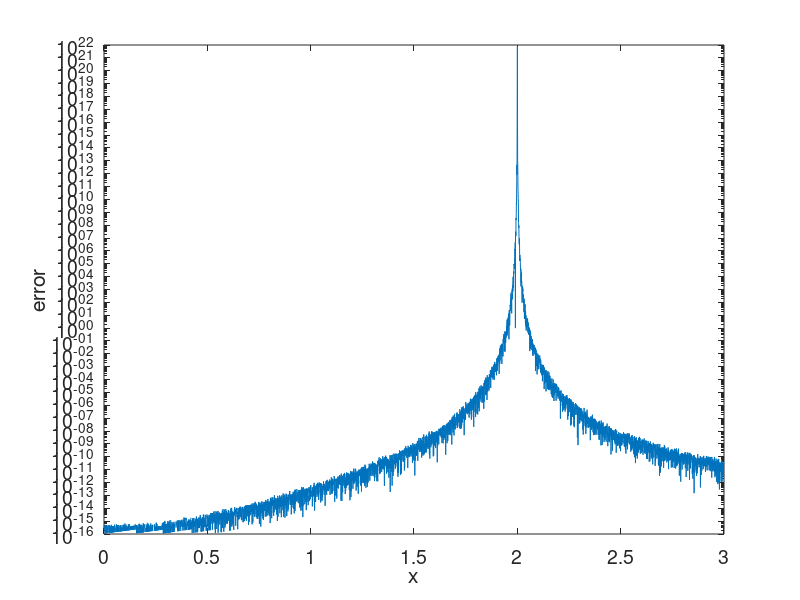

MATLAB code for this plot:
% MACM 316 - Failure of nested forms demo
% Description: Computes the error in evaluating the polynomial p(x) = (x-2)^9
% from its coefficients using polyval
% Instructor: Ben Adcock

a = [1 -18 144 -672 2016 -4032 5376 -4608 2304 -512]; % Vector of coefficients of p(x)
xvalues = linspace(0,3,5000); % Define a linearly-spaced set of points between x = 0 and x = 3
err = []; % Initialize an error array

% Loop over the x values and compute the error of polyval
for x = xvalues
    
    
    eval1 = (x-2)^9; % Evaluate p(x) directly
    eval2 = polyval(a,x); % Evaluate p(x) from its coefficients a using polyval
    
    err = [err abs(eval1-eval2)/abs(eval1)] % Update the error array
end

% Plot the error versus x in log scale
semilogy(xvalues,err);
xlabel('x','fontsize',16)
ylabel('error','fontsize',16)
set(gca,'FontSize',14)



